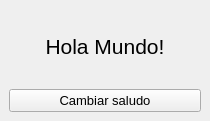
<?xml version="1.0" encoding="UTF-8"?>
<ui version="4.0">
 <class>MainWindow</class>
 <widget class="QMainWindow" name="MainWindow">
  <property name="geometry">
   <rect>
    <x>0</x>
    <y>0</y>
    <width>210</width>
    <height>121</height>
   </rect>
  </property>
  <property name="windowTitle">
   <string>MainWindow</string>
  </property>
  <widget class="QWidget" name="centralwidget">
   <layout class="QVBoxLayout" name="verticalLayout_2">
    <item>
     <widget class="QLabel" name="mensaje">
      <property name="font">
       <font>
        <pointsize>16</pointsize>
       </font>
      </property>
      <property name="text">
       <string>Hola Mundo!</string>
      </property>
      <property name="alignment">
       <set>Qt::AlignCenter</set>
      </property>
     </widget>
    </item>
    <item>
     <widget class="QPushButton" name="btnCambiar">
      <property name="font">
       <font>
        <pointsize>10</pointsize>
        <weight>50</weight>
        <bold>false</bold>
       </font>
      </property>
      <property name="text">
       <string>Cambiar saludo</string>
      </property>
     </widget>
    </item>
   </layout>
  </widget>
 </widget>
 <resources/>
 <connections/>
</ui>
